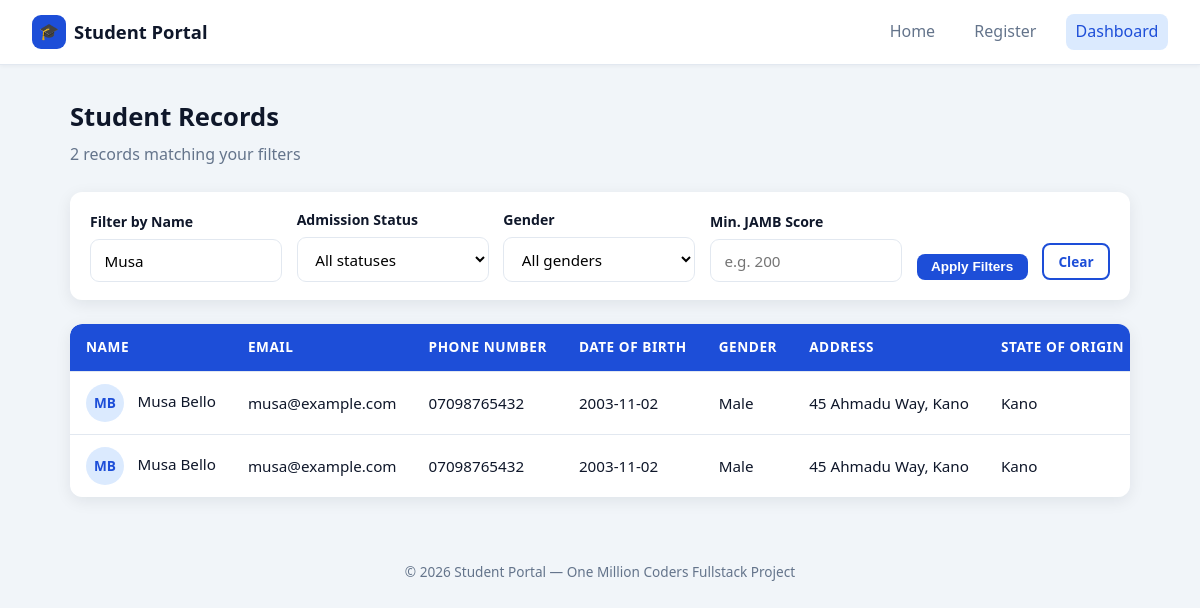
/dashboard.php?name=Musa, run on the app's committed database.
### tables this page shows
CREATE TABLE students (
                id               INTEGER PRIMARY KEY AUTOINCREMENT,
                profile_image    TEXT,
                first_name       TEXT NOT NULL,
                middle_name      TEXT,
                last_name        TEXT NOT NULL,
                email            TEXT NOT NULL,
                date_of_birth    TEXT NOT NULL,
                gender           TEXT NOT NULL,
                phone_number     TEXT NOT NULL,
                address          TEXT NOT NULL,
                state_of_origin  TEXT NOT NULL,
                local_government TEXT NOT NULL,
                next_of_kin      TEXT NOT NULL,
                jamb_score       INTEGER NOT NULL,
                admission_status TEXT NOT NULL DEFAULT 'Undecided',
                created_at       TEXT NOT NULL DEFAULT (datetime('now'))
            );

### db.php (called while the page is built)
<?php
function get_db(): PDO
{
    static $pdo = null;
    if ($pdo === null) {
        $pdo = new PDO('sqlite:' . __DIR__ . '/students.db');
        $pdo->setAttribute(PDO::ATTR_ERRMODE, PDO::ERRMODE_EXCEPTION);
        $pdo->setAttribute(PDO::ATTR_DEFAULT_FETCH_MODE, PDO::FETCH_ASSOC);
        $pdo->exec("
            CREATE TABLE IF NOT EXISTS students (
                id               INTEGER PRIMARY KEY AUTOINCREMENT,
                profile_image    TEXT,
                first_name       TEXT NOT NULL,
                middle_name      TEXT,
                last_name        TEXT NOT NULL,
                email            TEXT NOT NULL,
                date_of_birth    TEXT NOT NULL,
                gender           TEXT NOT NULL,
                phone_number     TEXT NOT NULL,
                address          TEXT NOT NULL,
                state_of_origin  TEXT NOT NULL,
                local_government TEXT NOT NULL,
                next_of_kin      TEXT NOT NULL,
                jamb_score       INTEGER NOT NULL,
                admission_status TEXT NOT NULL DEFAULT 'Undecided',
                created_at       TEXT NOT NULL DEFAULT (datetime('now'))
            )
        ");
    }
    return $pdo;
}
function e(?string $value): string
{
    return htmlspecialchars($value ?? '', ENT_QUOTES, 'UTF-8');
}

### dashboard.php (the view, shortened to what this page needs)
<?php
require __DIR__ . '/db.php';
$filterName   = trim($_GET['name'] ?? '');
$filterStatus = $_GET['status'] ?? '';
$filterGender = $_GET['gender'] ?? '';
$filterScore  = trim($_GET['jamb_score'] ?? '');
$sql    = "SELECT * FROM students WHERE 1=1";
$params = [];
if ($filterName !== '') {
    $sql .= " AND (first_name LIKE :name OR middle_name LIKE :name OR last_name LIKE :name
              OR (first_name || ' ' || last_name) LIKE :name
              OR (first_name || ' ' || middle_name || ' ' || last_name) LIKE :name)";
    $params[':name'] = '%' . $filterName . '%';
}
$sql .= " ORDER BY created_at DESC, id DESC";
$stmt = get_db()->prepare($sql);
$stmt->execute($params);
$students = $stmt->fetchAll();
$hasFilters = $filterName !== '' || $filterStatus !== '' || $filterGender !== '' || $filterScore !== '';
?>
<!DOCTYPE html>
<html lang="en">
<head>
    <link rel="stylesheet" href="style.css">
</head>
<body>
<header class="navbar">
    <div class="brand"><span class="logo">🎓</span> Student Portal</div>
    <nav>
        <a href="index.php">Home</a>
        <a href="form.php">Register</a>
        <a href="dashboard.php" class="active">Dashboard</a>
    </nav>
</header>
<div class="container">
    <h1 class="page-title">Student Records</h1>
    <p class="page-subtitle">
        <?= count($students) ?> record<?= count($students) === 1 ? '' : 's' ?>
        <?= $hasFilters ? 'matching your filters' : 'in total' ?>
    </p>
    <form method="get" class="filter-bar">
        <div class="form-group">
            <label for="name">Filter by Name</label>
            <input type="text" id="name" name="name" value="<?= e($filterName) ?>" placeholder="e.g. Adaeze">
        </div>
        <div class="form-group">
            <label for="status">Admission Status</label>
            <select id="status" name="status">
                <option value="">All statuses</option>
            </select>
        </div>
        <div class="form-group">
            <label for="gender">Gender</label>
            <select id="gender" name="gender">
                <option value="">All genders</option>
            </select>
        </div>
        <div class="form-group">
            <label for="jamb_score">Min. JAMB Score</label>
            <input type="number" id="jamb_score" name="jamb_score" min="0" max="400" value="<?= e($filterScore) ?>" placeholder="e.g. 200">
        </div>
        <button type="submit" class="btn btn-primary btn-sm" style="margin-bottom: 2px;">Apply Filters</button>
        <?php if ($hasFilters): ?>
            <a href="dashboard.php" class="btn btn-outline btn-sm" style="margin-bottom: 2px;">Clear</a>
        <?php endif; ?>
    </form>
    <?php if ($students): ?>
        <div class="table-wrap">
        <table class="records">
            <thead>
                <tr>
                    <th>Name</th>
                    <th>Email</th>
                    <th>Phone Number</th>
                    <th>Date of Birth</th>
                    <th>Gender</th>
                    <th>Address</th>
                    <th>State of Origin</th>
                </tr>
            </thead>
            <tbody>
                <?php foreach ($students as $s): ?>
                    <?php
                        $fullName = trim($s['first_name'] . ' ' . ($s['middle_name'] ? $s['middle_name'] . ' ' : '') . $s['last_name']);
                        $initials = strtoupper(substr($s['first_name'], 0, 1) . substr($s['last_name'], 0, 1));
                    ?>
                    <tr>
                        <td>
                            <?php if ($s['profile_image'] && file_exists(__DIR__ . '/' . $s['profile_image'])): ?>
                                <img class="avatar-sm" src="<?= e($s['profile_image']) ?>" alt="<?= e($fullName) ?>">
                            <?php else: ?>
                                <span class="avatar-placeholder"><?= e($initials) ?></span>
                            <?php endif; ?>
                            <?= e($fullName) ?>
                        </td>
                        <td><?= e($s['email']) ?></td>
                        <td><?= e($s['phone_number']) ?></td>
                        <td><?= e($s['date_of_birth']) ?></td>
                        <td><?= e($s['gender']) ?></td>
                        <td><?= e($s['address']) ?></td>
                        <td><?= e($s['state_of_origin']) ?></td>
                    </tr>
                <?php endforeach; ?>
            </tbody>
        </table>
        </div>
    <?php endif; ?>
</div>
<footer class="footer">
    &copy; <?= date('Y') ?> Student Portal — One Million Coders Fullstack Project
</footer>
</body>
</html>

### style.css (style rules this page uses)
:root { --primary: #1d4ed8; --primary-dark: #1e40af; --primary-light: #dbeafe; --bg: #f1f5f9; --card: #ffffff; --text: #0f172a; --muted: #64748b; --border: #e2e8f0; --success: #16a34a; --success-light: #dcfce7; --warning: #d97706; --warning-light: #fef3c7; --radius: 12px; --shadow: 0 4px 16px rgba(15, 23, 42, 0.08); }
* { margin: 0; padding: 0; box-sizing: border-box; }
body { font-family: "Segoe UI", system-ui, -apple-system, sans-serif; background: var(--bg); color: var(--text); min-height: 100vh; line-height: 1.6; }
a { color: var(--primary); text-decoration: none; }
.navbar { background: var(--card); border-bottom: 1px solid var(--border); padding: 0.9rem 2rem; display: flex; align-items: center; justify-content: space-between; position: sticky; top: 0; z-index: 10; box-shadow: 0 1px 4px rgba(15, 23, 42, 0.05); }
.navbar .brand { font-size: 1.15rem; font-weight: 700; color: var(--text); display: flex; align-items: center; gap: 0.5rem; }
.navbar .brand .logo { background: var(--primary); color: #fff; width: 34px; height: 34px; border-radius: 9px; display: inline-flex; align-items: center; justify-content: center; font-size: 1rem; }
.navbar nav { display: flex; gap: 1.25rem; }
.navbar nav a { color: var(--muted); font-weight: 500; padding: 0.3rem 0.6rem; border-radius: 8px; transition: all 0.15s ease; }
.navbar nav a:hover, .navbar nav a.active { color: var(--primary); background: var(--primary-light); }
.container { max-width: 1100px; margin: 2rem auto; padding: 0 1.25rem; }
.page-title { font-size: 1.6rem; font-weight: 700; margin-bottom: 0.25rem; }
.page-subtitle { color: var(--muted); margin-bottom: 1.5rem; }
.btn { display: inline-block; padding: 0.7rem 1.6rem; border-radius: 10px; font-size: 1rem; font-weight: 600; border: none; cursor: pointer; transition: all 0.15s ease; }
.btn-primary { background: var(--primary); color: #fff; }
.btn-outline { background: transparent; color: var(--primary); border: 2px solid var(--primary); }
.btn-sm { padding: 0.35rem 0.9rem; font-size: 0.85rem; border-radius: 8px; }
.form-group { display: flex; flex-direction: column; }
.form-group label { font-weight: 600; font-size: 0.88rem; margin-bottom: 0.35rem; }
.form-group input, .form-group select, .form-group textarea { padding: 0.65rem 0.85rem; border: 1.5px solid var(--border); border-radius: 9px; font-size: 0.95rem; font-family: inherit; background: #fff; transition: border-color 0.15s ease; }
.filter-bar { display: flex; flex-wrap: wrap; gap: 0.9rem; align-items: flex-end; margin-bottom: 1.5rem; background: var(--card); padding: 1.1rem 1.25rem; border-radius: var(--radius); box-shadow: var(--shadow); }
.filter-bar .form-group { min-width: 160px; flex: 1; }
.table-wrap { overflow-x: auto; border-radius: var(--radius); box-shadow: var(--shadow); }
table.records { width: 100%; border-collapse: collapse; background: var(--card); border-radius: var(--radius); overflow: hidden; }
table.records th, table.records td { white-space: nowrap; }
table.records th { background: var(--primary); color: #fff; text-align: left; padding: 0.8rem 1rem; font-size: 0.85rem; text-transform: uppercase; letter-spacing: 0.04em; }
table.records td { padding: 0.75rem 1rem; border-top: 1px solid var(--border); font-size: 0.95rem; }
.avatar-placeholder { display: inline-flex; align-items: center; justify-content: center; width: 38px; height: 38px; border-radius: 50%; background: var(--primary-light); color: var(--primary); font-weight: 700; font-size: 0.85rem; vertical-align: middle; margin-right: 0.6rem; }
.footer { text-align: center; color: var(--muted); font-size: 0.85rem; padding: 2rem 1rem; }

### data on the page
students: initials "MB", fullName "Musa Bello", email "musa@example.com", phone_number "07098765432", date_of_birth "2003-11-02", gender "Male", address "45 Ahmadu Way, Kano", state_of_origin "Kano"
students: initials "MB", fullName "Musa Bello", email "musa@example.com", phone_number "07098765432", date_of_birth "2003-11-02", gender "Male", address "45 Ahmadu Way, Kano", state_of_origin "Kano"

### other printed values
count($students) "2"
